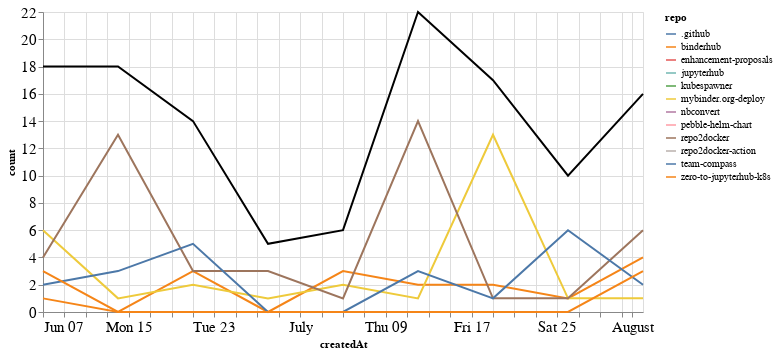

Notebook code for this chart:
### Markdown cell above
## Comments

### Code cell
comments_time = comments.groupby('repo').resample('W', on='createdAt').count()['author'].reset_index()
comments_time = comments_time.rename(columns={'author': 'count'})
comments_time_total = comments_time.groupby('createdAt').agg({"count": "sum"}).reset_index()
ch1 = alt.Chart(comments_time, width=600).mark_line().encode(
    x='createdAt',
    y='count',
    color='repo',
    tooltip="repo"
)

ch2 = alt.Chart(comments_time_total, width=600).mark_line(color="black").encode(
    x='createdAt',
    y='count',
)

ch1 + ch2

### Figure 1 — Vega-Lite specification as saved in the notebook (floating-point values rounded to 4 significant figures)
{"config": {"axisLeft": {"labelFontSize": 15}, "axisBottom": {"labelFontSize": 15}}, "layer": [{"data": {"name": "data-c74f986bf4aa7cdbcd5feabe643b9cec"}, "mark": "line", "encoding": {"color": {"type": "nominal", "field": "repo"}, "tooltip": {"type": "nominal", "field": "repo"}, "x": {"type": "temporal", "field": "createdAt"}, "y": {"type": "quantitative", "field": "count"}}, "width": 600}, {"data": {"name": "data-119b2463ca81bc0453cf32c3b1be970d"}, "mark": {"type": "line", "color": "black"}, "encoding": {"x": {"type": "temporal", "field": "createdAt"}, "y": {"type": "quantitative", "field": "count"}}, "width": 600}], "$schema": "https://vega.github.io/schema/vega-lite/v4.8.1.json", "datasets": {"data-c74f986bf4aa7cdbcd5feabe643b9cec": [{"repo": ".github", "createdAt": "2020-06-21T00:00:00", "count": 1}, {"repo": "binderhub", "createdAt": "2020-06-07T00:00:00", "count": 1}, {"repo": "binderhub", "createdAt": "2020-06-14T00:00:00", "count": 0}, {"repo": "binderhub", "createdAt": "2020-06-21T00:00:00", "count": 3}, {"repo": "binderhub", "createdAt": "2020-06-28T00:00:00", "count": 0}, {"repo": "binderhub", "createdAt": "2020-07-05T00:00:00", "count": 3}, {"repo": "binderhub", "createdAt": "2020-07-12T00:00:00", "count": 2}, {"repo": "binderhub", "createdAt": "2020-07-19T00:00:00", "count": 2}, {"repo": "binderhub", "createdAt": "2020-07-26T00:00:00", "count": 1}, {"repo": "binderhub", "createdAt": "2020-08-02T00:00:00", "count": 4}, {"repo": "enhancement-proposals", "createdAt": "2020-07-12T00:00:00", "count": 2}, {"repo": "jupyterhub", "createdAt": "2020-06-07T00:00:00", "count": 1}, {"repo": "kubespawner", "createdAt": "2020-07-26T00:00:00", "count": 1}, {"repo": "mybinder.org-deploy", "createdAt": "2020-06-07T00:00:00", "count": 6}, {"repo": "mybinder.org-deploy", "createdAt": "2020-06-14T00:00:00", "count": 1}, {"repo": "mybinder.org-deploy", "createdAt": "2020-06-21T00:00:00", "count": 2}, {"repo": "mybinder.org-deploy", "createdAt": "2020-06-28T00:00:00", "count": 1}, {"repo": "mybinder.org-deploy", "createdAt": "2020-07-05T00:00:00", "count": 2}, {"repo": "mybinder.org-deploy", "createdAt": "2020-07-12T00:00:00", "count": 1}, {"repo": "mybinder.org-deploy", "createdAt": "2020-07-19T00:00:00", "count": 13}, {"repo": "mybinder.org-deploy", "createdAt": "2020-07-26T00:00:00", "count": 1}, {"repo": "mybinder.org-deploy", "createdAt": "2020-08-02T00:00:00", "count": 1}, {"repo": "nbconvert", "createdAt": "2020-06-14T00:00:00", "count": 1}, {"repo": "pebble-helm-chart", "createdAt": "2020-06-07T00:00:00", "count": 1}, {"repo": "repo2docker", "createdAt": "2020-06-07T00:00:00", "count": 4}, {"repo": "repo2docker", "createdAt": "2020-06-14T00:00:00", "count": 13}, {"repo": "repo2docker", "createdAt": "2020-06-21T00:00:00", "count": 3}, {"repo": "repo2docker", "createdAt": "2020-06-28T00:00:00", "count": 3}, {"repo": "repo2docker", "createdAt": "2020-07-05T00:00:00", "count": 1}, {"repo": "repo2docker", "createdAt": "2020-07-12T00:00:00", "count": 14}, {"repo": "repo2docker", "createdAt": "2020-07-19T00:00:00", "count": 1}, {"repo": "repo2docker", "createdAt": "2020-07-26T00:00:00", "count": 1}, {"repo": "repo2docker", "createdAt": "2020-08-02T00:00:00", "count": 6}, {"repo": "repo2docker-action", "createdAt": "2020-06-28T00:00:00", "count": 1}, {"repo": "team-compass", "createdAt": "2020-06-07T00:00:00", "count": 2}, {"repo": "team-compass", "createdAt": "2020-06-14T00:00:00", "count": 3}, {"repo": "team-compass", "createdAt": "2020-06-21T00:00:00", "count": 5}, {"repo": "team-compass", "createdAt": "2020-06-28T00:00:00", "count": 0}, {"repo": "team-compass", "createdAt": "2020-07-05T00:00:00", "count": 0}, {"repo": "team-compass", "createdAt": "2020-07-12T00:00:00", "count": 3}, {"repo": "team-compass", "createdAt": "2020-07-19T00:00:00", "count": 1}, {"repo": "team-compass", "createdAt": "2020-07-26T00:00:00", "count": 6}, {"repo": "team-compass", "createdAt": "2020-08-02T00:00:00", "count": 2}, {"repo": "zero-to-jupyterhub-k8s", "createdAt": "2020-06-07T00:00:00", "count": 3}, {"repo": "zero-to-jupyterhub-k8s", "createdAt": "2020-06-14T00:00:00", "count": 0}, {"repo": "zero-to-jupyterhub-k8s", "createdAt": "2020-06-21T00:00:00", "count": 0}, {"repo": "zero-to-jupyterhub-k8s", "createdAt": "2020-06-28T00:00:00", "count": 0}, {"repo": "zero-to-jupyterhub-k8s", "createdAt": "2020-07-05T00:00:00", "count": 0}, {"repo": "zero-to-jupyterhub-k8s", "createdAt": "2020-07-12T00:00:00", "count": 0}, {"repo": "zero-to-jupyterhub-k8s", "createdAt": "2020-07-19T00:00:00", "count": 0}, {"repo": "zero-to-jupyterhub-k8s", "createdAt": "2020-07-26T00:00:00", "count": 0}, {"repo": "zero-to-jupyterhub-k8s", "createdAt": "2020-08-02T00:00:00", "count": 3}], "data-119b2463ca81bc0453cf32c3b1be970d": [{"createdAt": "2020-06-07T00:00:00", "count": 18}, {"createdAt": "2020-06-14T00:00:00", "count": 18}, {"createdAt": "2020-06-21T00:00:00", "count": 14}, {"createdAt": "2020-06-28T00:00:00", "count": 5}, {"createdAt": "2020-07-05T00:00:00", "count": 6}, {"createdAt": "2020-07-12T00:00:00", "count": 22}, {"createdAt": "2020-07-19T00:00:00", "count": 17}, {"createdAt": "2020-07-26T00:00:00", "count": 10}, {"createdAt": "2020-08-02T00:00:00", "count": 16}]}}
